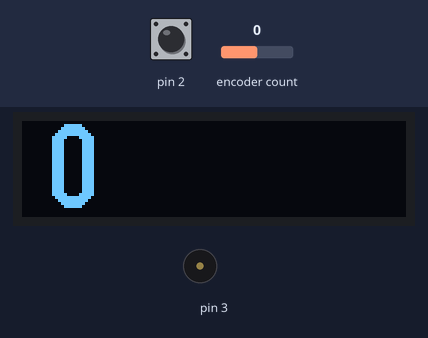
A sketch run on a simulated Arduino Uno, built with avr-gcc and run on an emulated ATmega328P. On the bench: 128×32 one-colour display, buzzer (waves = sounding). The inputs (shaded band) are chosen by the test bench; at power-on: encoder count 0, pin 2 HIGH. What the sketch prints to the serial monitor is not drawn.

Above: at 1.2 s.
1.3 s: encoder count set to 1
At 2.1 s:
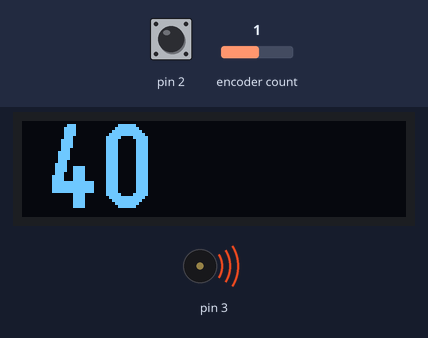
2.8 s: encoder count set to 2
At 3.2 s:
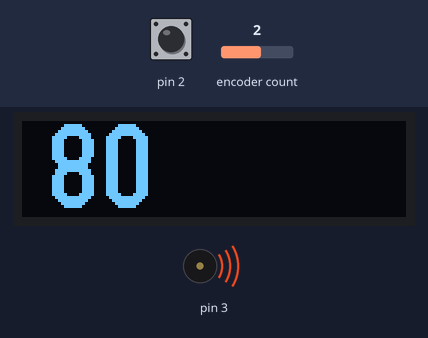
4.3 s: encoder count set to 3
At 5.1 s:
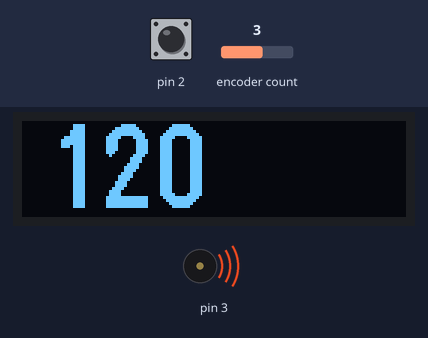
Timing chart, 0 to 7.3 s (numbered marks = the images above; inputs shaded):
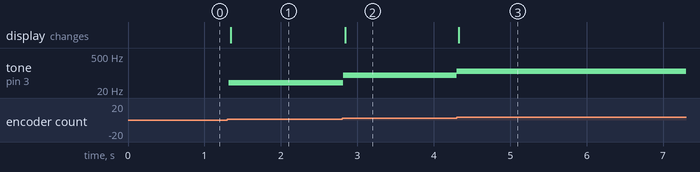

The sketch:

value_change.ino
```cpp
#define CLK 7
#define DT 8
#define SW 2
#include "GyverEncoder.h"
#include <Arduino.h>
#include <U8g2lib.h>
#include <SPI.h>
#include <Wire.h>
//Encoder enc1(CLK, DT);      // для работы без кнопки
Encoder enc1(CLK, DT, SW);  // для работы c кнопкой
//Encoder enc1(CLK, DT, SW, TYPE2);  // для работы c кнопкой и сразу выбираем тип
//Encoder enc1(CLK, DT, ENC_NO_BUTTON, TYPE2);  // для работы без кнопки и сразу выбираем тип

int value = 0;
String myStr;
U8G2_SSD1306_128X32_UNIVISION_F_HW_I2C u8g2(U8G2_R0);
int I;
char s[9];

void setup() {
  Serial.begin(9600);
  u8g2.begin();
  enc1.setType(TYPE1);  // тип энкодера TYPE1 одношаговый, TYPE2 двухшаговый. Если ваш энкодер работает странно, смените тип
}

void loop() {
	// обязательная функция отработки. Должна постоянно опрашиваться
  enc1.tick();

  if (enc1.isRight()) value++;     	// если был поворот направо, увеличиваем на 1
  if (enc1.isLeft()) value--;	    // если был поворот налево, уменьшаем на 1

  if (enc1.isRightH()) value += 5; 	// если было удержание + поворот направо, увеличиваем на 5
  if (enc1.isLeftH()) value -= 5;	// если было удержание + поворот налево, уменьшаем на 5

  if (enc1.isTurn()) {       // если был совершён поворот (индикатор поворота в любую сторону)
    Serial.println(value);  // выводим значение при повороте


  }
   tone(3, value*40);
    sprintf (s, "%d", value*40);
   u8g2.clearBuffer();          // clear the internal memory
   u8g2.setFont(u8g2_font_logisoso28_tr);  // choose a suitable font at https://github.com/olikraus/u8g2/wiki/fntlistall
   u8g2.drawStr(8,29,s);  // write something to the internal memory
   u8g2.sendBuffer();         // transfer internal memory to the display
}
```

Measured:
- after the input at 1.3 s, tone on pin 3: silent → 40 Hz at once; the display: changes at once (image 1)
- after the input at 2.8 s, tone on pin 3: 40 Hz → 80 Hz at once; the display: changes at once (image 2)
- after the input at 4.3 s, tone on pin 3: 80 Hz → 120 Hz at once; the display: changes at once (image 3)
